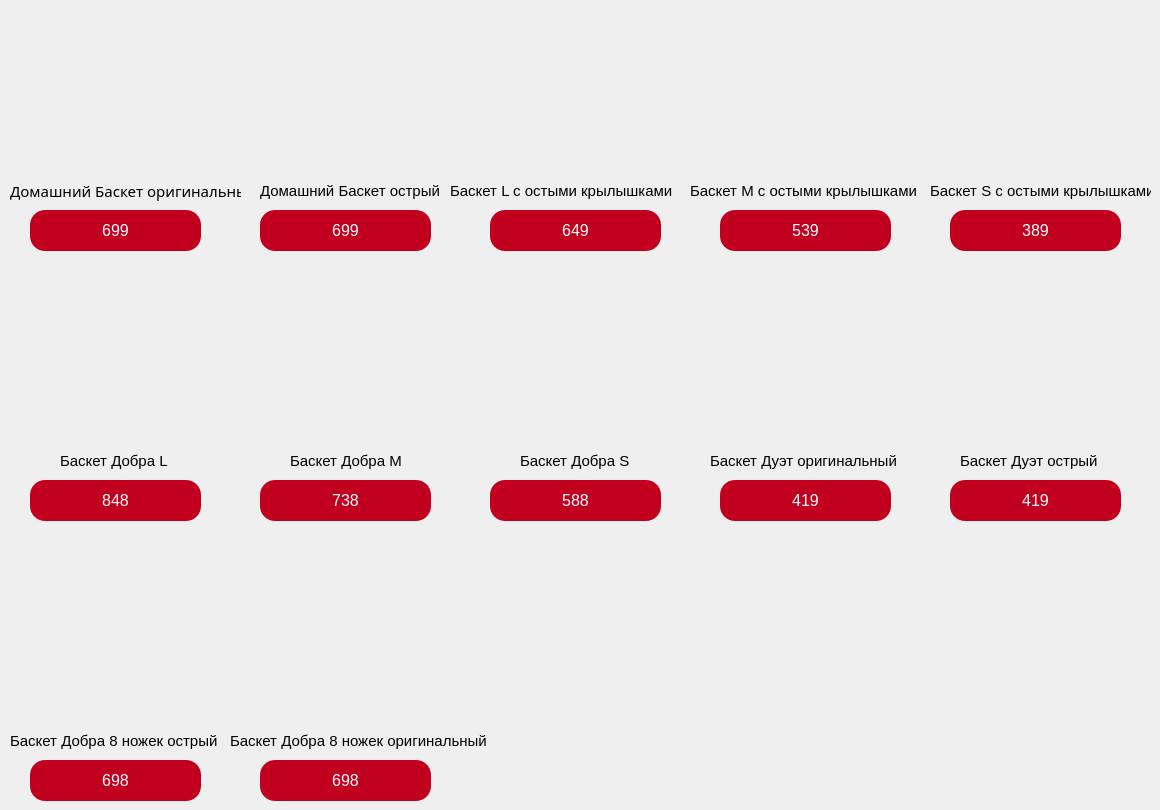
         <widget class="QWidget" name="tab">
          <attribute name="title">
           <string>Баскеты</string>
          </attribute>
          <widget class="QLabel" name="label">
           <property name="geometry">
            <rect>
             <x>30</x>
             <y>10</y>
             <width>161</width>
             <height>161</height>
            </rect>
           </property>
           <property name="text">
            <string/>
           </property>
           <property name="pixmap">
            <pixmap>images/homebaskORIGandOSTR.png</pixmap>
           </property>
           <property name="scaledContents">
            <bool>false</bool>
           </property>
           <property name="wordWrap">
            <bool>false</bool>
           </property>
           <property name="margin">
            <number>-3</number>
           </property>
          </widget>
          <widget class="QPushButton" name="dombaskorig">
           <property name="geometry">
            <rect>
             <x>30</x>
             <y>210</y>
             <width>171</width>
             <height>41</height>
            </rect>
           </property>
           <property name="font">
            <font>
             <pointsize>12</pointsize>
            </font>
           </property>
           <property name="styleSheet">
            <string notr="true">QPushButton {
	color: white;
	background-color: #c10020;
	border-radius: 15;
}

QPushButton:pressed {
	background-color: #ed4830
}
</string>
           </property>
           <property name="text">
            <string>699</string>
           </property>
          </widget>
          <widget class="QLabel" name="label_2">
           <property name="geometry">
            <rect>
             <x>10</x>
             <y>160</y>
             <width>231</width>
             <height>61</height>
            </rect>
           </property>
           <property name="font">
            <font>
             <family>Maiandra GD</family>
             <pointsize>11</pointsize>
            </font>
           </property>
           <property name="text">
            <string>Домашний Баскет оригинальный</string>
           </property>
          </widget>
          <widget class="QLabel" name="label_3">
           <property name="geometry">
            <rect>
             <x>260</x>
             <y>10</y>
             <width>171</width>
             <height>161</height>
            </rect>
           </property>
           <property name="text">
            <string/>
           </property>
           <property name="pixmap">
            <pixmap>images/homebaskORIGandOSTR.png</pixmap>
           </property>
          </widget>
          <widget class="QLabel" name="label_4">
           <property name="geometry">
            <rect>
             <x>260</x>
             <y>170</y>
             <width>191</width>
             <height>41</height>
            </rect>
           </property>
           <property name="font">
            <font>
             <pointsize>11</pointsize>
            </font>
           </property>
           <property name="text">
            <string>Домашний Баскет острый</string>
           </property>
          </widget>
          <widget class="QPushButton" name="dombaskostr">
           <property name="geometry">
            <rect>
             <x>260</x>
             <y>210</y>
             <width>171</width>
             <height>41</height>
            </rect>
           </property>
           <property name="font">
            <font>
             <pointsize>12</pointsize>
            </font>
           </property>
           <property name="styleSheet">
            <string notr="true">QPushButton {
	color: white;
	background-color: #c10020;
	border-radius: 15;
}

QPushButton:pressed {
	background-color: #ed4830
}
</string>
           </property>
           <property name="text">
            <string>699</string>
           </property>
          </widget>
          <widget class="QLabel" name="label_5">
           <property name="geometry">
            <rect>
             <x>500</x>
             <y>10</y>
             <width>161</width>
             <height>161</height>
            </rect>
           </property>
           <property name="text">
            <string/>
           </property>
           <property name="pixmap">
            <pixmap>images/baskLMSostrkrylya.png</pixmap>
           </property>
          </widget>
          <widget class="QLabel" name="label_6">
           <property name="geometry">
            <rect>
             <x>450</x>
             <y>170</y>
             <width>231</width>
             <height>41</height>
            </rect>
           </property>
           <property name="font">
            <font>
             <pointsize>11</pointsize>
            </font>
           </property>
           <property name="text">
            <string>Баскет L с остыми крылышками</string>
           </property>
          </widget>
          <widget class="QPushButton" name="baskostrkrlL">
           <property name="geometry">
            <rect>
             <x>490</x>
             <y>210</y>
             <width>171</width>
             <height>41</height>
            </rect>
           </property>
           <property name="font">
            <font>
             <pointsize>12</pointsize>
            </font>
           </property>
           <property name="styleSheet">
            <string notr="true">QPushButton {
	color: white;
	background-color: #c10020;
	border-radius: 15;
}

QPushButton:pressed {
	background-color: #ed4830
}
</string>
           </property>
           <property name="text">
            <string>649</string>
           </property>
          </widget>
          <widget class="QLabel" name="label_7">
           <property name="geometry">
            <rect>
             <x>730</x>
             <y>10</y>
             <width>151</width>
             <height>161</height>
            </rect>
           </property>
           <property name="text">
            <string/>
           </property>
           <property name="pixmap">
            <pixmap>images/baskLMSostrkrylya.png</pixmap>
           </property>
          </widget>
          <widget class="QLabel" name="label_8">
           <property name="geometry">
            <rect>
             <x>690</x>
             <y>170</y>
             <width>231</width>
             <height>41</height>
            </rect>
           </property>
           <property name="font">
            <font>
             <pointsize>11</pointsize>
            </font>
           </property>
           <property name="text">
            <string>Баскет M с остыми крылышками</string>
           </property>
          </widget>
          <widget class="QPushButton" name="baskostrkrlM">
           <property name="geometry">
            <rect>
             <x>720</x>
             <y>210</y>
             <width>171</width>
             <height>41</height>
            </rect>
           </property>
           <property name="font">
            <font>
             <pointsize>12</pointsize>
            </font>
           </property>
           <property name="styleSheet">
            <string notr="true">QPushButton {
	color: white;
	background-color: #c10020;
	border-radius: 15;
}

QPushButton:pressed {
	background-color: #ed4830
}
</string>
           </property>
           <property name="text">
            <string>539</string>
           </property>
          </widget>
          <widget class="QLabel" name="label_9">
           <property name="geometry">
            <rect>
             <x>950</x>
             <y>10</y>
             <width>161</width>
             <height>161</height>
            </rect>
           </property>
           <property name="text">
            <string/>
           </property>
           <property name="pixmap">
            <pixmap>images/baskLMSostrkrylya.png</pixmap>
           </property>
          </widget>
          <widget class="QLabel" name="label_10">
           <property name="geometry">
            <rect>
             <x>930</x>
             <y>170</y>
             <width>221</width>
             <height>41</height>
            </rect>
           </property>
           <property name="font">
            <font>
             <pointsize>11</pointsize>
            </font>
           </property>
           <property name="text">
            <string>Баскет S с остыми крылышками</string>
           </property>
          </widget>
          <widget class="QPushButton" name="baskostrkrlS">
           <property name="geometry">
            <rect>
             <x>950</x>
             <y>210</y>
             <width>171</width>
             <height>41</height>
            </rect>
           </property>
           <property name="font">
            <font>
             <pointsize>12</pointsize>
            </font>
           </property>
           <property name="styleSheet">
            <string notr="true">QPushButton {
	color: white;
	background-color: #c10020;
	border-radius: 15;
}

QPushButton:pressed {
	background-color: #ed4830
}
</string>
           </property>
           <property name="text">
            <string>389</string>
           </property>
          </widget>
          <widget class="QLabel" name="label_11">
           <property name="geometry">
            <rect>
             <x>40</x>
             <y>270</y>
             <width>171</width>
             <height>171</height>
            </rect>
           </property>
           <property name="text">
            <string/>
           </property>
           <property name="pixmap">
            <pixmap>images/basketdobraLMS.png</pixmap>
           </property>
           <property name="scaledContents">
            <bool>false</bool>
           </property>
          </widget>
          <widget class="QLabel" name="label_12">
           <property name="geometry">
            <rect>
             <x>60</x>
             <y>440</y>
             <width>111</width>
             <height>41</height>
            </rect>
           </property>
           <property name="font">
            <font>
             <pointsize>11</pointsize>
            </font>
           </property>
           <property name="text">
            <string>Баскет Добра L</string>
           </property>
           <property name="scaledContents">
            <bool>true</bool>
           </property>
          </widget>
          <widget class="QPushButton" name="baskdobraL">
           <property name="geometry">
            <rect>
             <x>30</x>
             <y>480</y>
             <width>171</width>
             <height>41</height>
            </rect>
           </property>
           <property name="font">
            <font>
             <pointsize>12</pointsize>
            </font>
           </property>
           <property name="styleSheet">
            <string notr="true">QPushButton {
	color: white;
	background-color: #c10020;
	border-radius: 15;
}

QPushButton:pressed {
	background-color: #ed4830
}
</string>
           </property>
           <property name="text">
            <string>848</string>
           </property>
          </widget>
          <widget class="QLabel" name="label_13">
           <property name="geometry">
            <rect>
             <x>270</x>
             <y>270</y>
             <width>171</width>
             <height>171</height>
            </rect>
           </property>
           <property name="text">
            <string/>
           </property>
           <property name="pixmap">
            <pixmap>images/basketdobraLMS.png</pixmap>
           </property>
          </widget>
          <widget class="QLabel" name="label_14">
           <property name="geometry">
            <rect>
             <x>290</x>
             <y>440</y>
             <width>111</width>
             <height>41</height>
            </rect>
           </property>
           <property name="font">
            <font>
             <pointsize>11</pointsize>
            </font>
           </property>
           <property name="text">
            <string>Баскет Добра M</string>
           </property>
          </widget>
          <widget class="QPushButton" name="baskdobraM">
           <property name="geometry">
            <rect>
             <x>260</x>
             <y>480</y>
             <width>171</width>
             <height>41</height>
            </rect>
           </property>
           <property name="font">
            <font>
             <pointsize>12</pointsize>
            </font>
           </property>
           <property name="styleSheet">
            <string notr="true">QPushButton {
	color: white;
	background-color: #c10020;
	border-radius: 15;
}

QPushButton:pressed {
	background-color: #ed4830
}
</string>
           </property>
           <property name="text">
            <string>738</string>
           </property>
          </widget>
          <widget class="QLabel" name="label_15">
           <property name="geometry">
            <rect>
             <x>500</x>
             <y>270</y>
             <width>171</width>
             <height>171</height>
            </rect>
           </property>
           <property name="text">
            <string/>
           </property>
           <property name="pixmap">
            <pixmap>images/basketdobraLMS.png</pixmap>
           </property>
          </widget>
          <widget class="QLabel" name="label_16">
           <property name="geometry">
            <rect>
             <x>520</x>
             <y>440</y>
             <width>111</width>
             <height>41</height>
            </rect>
           </property>
           <property name="font">
            <font>
             <pointsize>11</pointsize>
            </font>
           </property>
           <property name="text">
            <string>Баскет Добра S</string>
           </property>
          </widget>
          <widget class="QPushButton" name="baskdobraS">
           <property name="geometry">
            <rect>
             <x>490</x>
             <y>480</y>
             <width>171</width>
             <height>41</height>
            </rect>
           </property>
           <property name="font">
            <font>
             <pointsize>12</pointsize>
            </font>
           </property>
           <property name="styleSheet">
            <string notr="true">QPushButton {
	color: white;
	background-color: #c10020;
	border-radius: 15;
}

QPushButton:pressed {
	background-color: #ed4830
}
</string>
           </property>
           <property name="text">
            <string>588</string>
           </property>
          </widget>
          <widget class="QLabel" name="label_17">
           <property name="geometry">
            <rect>
             <x>720</x>
             <y>260</y>
             <width>171</width>
             <height>191</height>
            </rect>
           </property>
           <property name="text">
            <string/>
           </property>
           <property name="pixmap">
            <pixmap>images/baskduetOSTRandORIG.png</pixmap>
           </property>
          </widget>
          <widget class="QLabel" name="label_18">
           <property name="geometry">
            <rect>
             <x>710</x>
             <y>440</y>
             <width>191</width>
             <height>41</height>
            </rect>
           </property>
           <property name="font">
            <font>
             <pointsize>11</pointsize>
            </font>
           </property>
           <property name="text">
            <string>Баскет Дуэт оригинальный</string>
           </property>
          </widget>
          <widget class="QPushButton" name="baskdyetorig">
           <property name="geometry">
            <rect>
             <x>720</x>
             <y>480</y>
             <width>171</width>
             <height>41</height>
            </rect>
           </property>
           <property name="font">
            <font>
             <pointsize>12</pointsize>
            </font>
           </property>
           <property name="styleSheet">
            <string notr="true">QPushButton {
	color: white;
	background-color: #c10020;
	border-radius: 15;
}

QPushButton:pressed {
	background-color: #ed4830
}
</string>
           </property>
           <property name="text">
            <string>419</string>
           </property>
          </widget>
          <widget class="QLabel" name="label_19">
           <property name="geometry">
            <rect>
             <x>950</x>
             <y>280</y>
             <width>171</width>
             <height>161</height>
            </rect>
           </property>
           <property name="font">
            <font>
             <pointsize>4</pointsize>
            </font>
           </property>
           <property name="text">
            <string/>
           </property>
           <property name="pixmap">
            <pixmap>images/baskduetOSTRandORIG.png</pixmap>
           </property>
          </widget>
          <widget class="QLabel" name="label_20">
           <property name="geometry">
            <rect>
             <x>960</x>
             <y>440</y>
             <width>161</width>
             <height>41</height>
            </rect>
           </property>
           <property name="font">
            <font>
             <pointsize>11</pointsize>
            </font>
           </property>
           <property name="text">
            <string>Баскет Дуэт острый</string>
           </property>
          </widget>
          <widget class="QPushButton" name="baskdyetostr">
           <property name="geometry">
            <rect>
             <x>950</x>
             <y>480</y>
             <width>171</width>
             <height>41</height>
            </rect>
           </property>
           <property name="font">
            <font>
             <pointsize>12</pointsize>
            </font>
           </property>
           <property name="styleSheet">
            <string notr="true">QPushButton {
	color: white;
	background-color: #c10020;
	border-radius: 15;
}

QPushButton:pressed {
	background-color: #ed4830
}
</string>
           </property>
           <property name="text">
            <string>419</string>
           </property>
          </widget>
          <widget class="QLabel" name="label_21">
           <property name="geometry">
            <rect>
             <x>30</x>
             <y>540</y>
             <width>171</width>
             <height>191</height>
            </rect>
           </property>
           <property name="text">
            <string/>
           </property>
           <property name="pixmap">
            <pixmap>images/baskdobra8nogOSTRandORIG.png</pixmap>
           </property>
          </widget>
          <widget class="QLabel" name="label_22">
           <property name="geometry">
            <rect>
             <x>10</x>
             <y>720</y>
             <width>211</width>
             <height>41</height>
            </rect>
           </property>
           <property name="font">
            <font>
             <pointsize>11</pointsize>
            </font>
           </property>
           <property name="text">
            <string>Баскет Добра 8 ножек острый</string>
           </property>
          </widget>
          <widget class="QPushButton" name="baskdobra8ostr">
           <property name="geometry">
            <rect>
             <x>30</x>
             <y>760</y>
             <width>171</width>
             <height>41</height>
            </rect>
           </property>
           <property name="font">
            <font>
             <pointsize>12</pointsize>
            </font>
           </property>
           <property name="styleSheet">
            <string notr="true">QPushButton {
	color: white;
	background-color: #c10020;
	border-radius: 15;
}

QPushButton:pressed {
	background-color: #ed4830
}
</string>
           </property>
           <property name="text">
            <string>698</string>
           </property>
          </widget>
          <widget class="QLabel" name="label_23">
           <property name="geometry">
            <rect>
             <x>260</x>
             <y>550</y>
             <width>171</width>
             <height>171</height>
            </rect>
           </property>
           <property name="text">
            <string/>
           </property>
           <property name="pixmap">
            <pixmap>images/baskdobra8nogOSTRandORIG.png</pixmap>
           </property>
          </widget>
          <widget class="QLabel" name="label_24">
           <property name="geometry">
            <rect>
             <x>230</x>
             <y>720</y>
             <width>261</width>
             <height>41</height>
            </rect>
           </property>
           <property name="font">
            <font>
             <pointsize>11</pointsize>
            </font>
           </property>
           <property name="text">
            <string>Баскет Добра 8 ножек оригинальный</string>
           </property>
          </widget>
          <widget class="QPushButton" name="baskdobra8orig">
           <property name="geometry">
            <rect>
             <x>260</x>
             <y>760</y>
             <width>171</width>
             <height>41</height>
            </rect>
           </property>
           <property name="font">
            <font>
             <pointsize>12</pointsize>
            </font>
           </property>
           <property name="styleSheet">
            <string notr="true">QPushButton {
	color: white;
	background-color: #c10020;
	border-radius: 15;
}

QPushButton:pressed {
	background-color: #ed4830
}
</string>
           </property>
           <property name="text">
            <string>698</string>
           </property>
          </widget>
         </widget>
